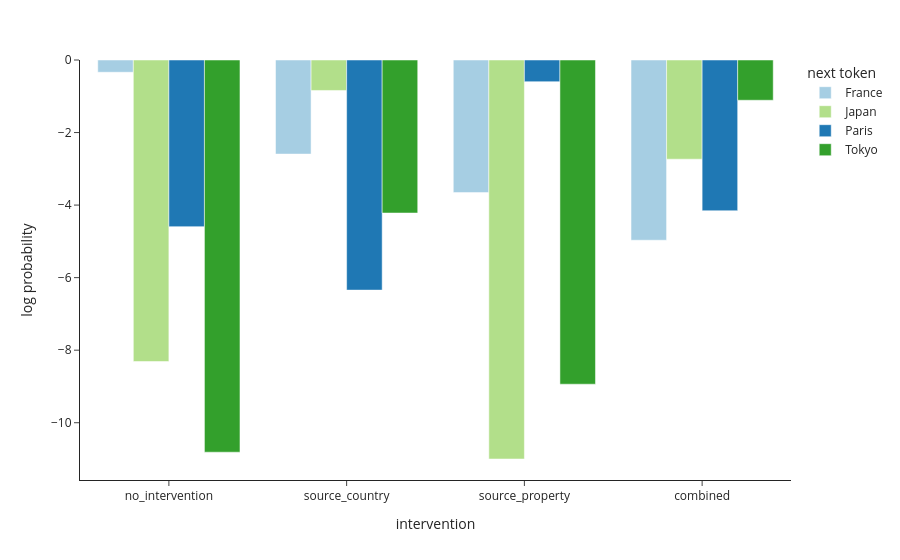

This figure's notebook cell:
### Code cell
fig = px.bar(
    df, 
    x="intervention", 
    y="log probability",
    color="next token",
    color_discrete_sequence=['#a6cee3','#b2df8a','#1f78b4','#33a02c'],
    barmode="group",
    template="simple_white"
)

fig.show()

### Figure 1 — Plotly figure (JSON) as saved in the notebook; plotly's stock layout.template omitted (floating-point values rounded to 4 significant figures)
{"data": [{"alignmentgroup": "True", "hovertemplate": "next token=France<br>intervention=%{x}<br>log probability=%{y}<extra></extra>", "legendgroup": "France", "marker": {"color": "#a6cee3", "pattern": {"shape": ""}}, "name": "France", "offsetgroup": "France", "orientation": "v", "showlegend": true, "textposition": "auto", "type": "bar", "x": ["no_intervention", "source_country", "source_property", "combined"], "xaxis": "x", "y": [-0.3379, -2.594, -3.656, -4.969], "yaxis": "y"}, {"alignmentgroup": "True", "hovertemplate": "next token=Japan<br>intervention=%{x}<br>log probability=%{y}<extra></extra>", "legendgroup": "Japan", "marker": {"color": "#b2df8a", "pattern": {"shape": ""}}, "name": "Japan", "offsetgroup": "Japan", "orientation": "v", "showlegend": true, "textposition": "auto", "type": "bar", "x": ["no_intervention", "source_country", "source_property", "combined"], "xaxis": "x", "y": [-8.312, -0.8398, -11.0, -2.734], "yaxis": "y"}, {"alignmentgroup": "True", "hovertemplate": "next token=Paris<br>intervention=%{x}<br>log probability=%{y}<extra></extra>", "legendgroup": "Paris", "marker": {"color": "#1f78b4", "pattern": {"shape": ""}}, "name": "Paris", "offsetgroup": "Paris", "orientation": "v", "showlegend": true, "textposition": "auto", "type": "bar", "x": ["no_intervention", "source_country", "source_property", "combined"], "xaxis": "x", "y": [-4.594, -6.344, -0.5977, -4.156], "yaxis": "y"}, {"alignmentgroup": "True", "hovertemplate": "next token=Tokyo<br>intervention=%{x}<br>log probability=%{y}<extra></extra>", "legendgroup": "Tokyo", "marker": {"color": "#33a02c", "pattern": {"shape": ""}}, "name": "Tokyo", "offsetgroup": "Tokyo", "orientation": "v", "showlegend": true, "textposition": "auto", "type": "bar", "x": ["no_intervention", "source_country", "source_property", "combined"], "xaxis": "x", "y": [-10.81, -4.219, -8.938, -1.109], "yaxis": "y"}], "layout": {"barmode": "group", "legend": {"title": {"text": "next token"}, "tracegroupgap": 0}, "margin": {"t": 60}, "xaxis": {"anchor": "y", "domain": [0, 1], "title": {"text": "intervention"}}, "yaxis": {"anchor": "x", "domain": [0, 1], "title": {"text": "log probability"}}}}
